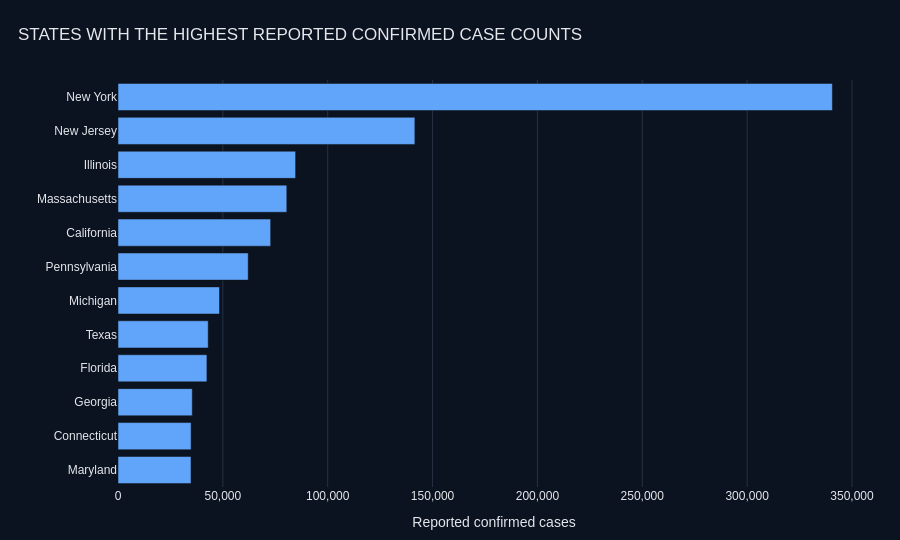

Notebook code for this chart:
### Code cell
top_states = (
    state_summary
    .head(12)
    .sort_values("confirmed")
)

fig = go.Figure(
    go.Bar(
        x=top_states["confirmed"],
        y=top_states["province_state"],
        orientation="h",
        marker_color="#60A5FA",
        customdata=top_states[["deaths"]],
        hovertemplate=(
            "<b>%{y}</b><br>"
            "Confirmed cases: %{x:,.0f}<br>"
            "Deaths: %{customdata[0]:,.0f}"
            "<extra></extra>"
        ),
    )
)

fig.update_layout(
    title={
        "text": "STATES WITH THE HIGHEST REPORTED CONFIRMED CASE COUNTS",
        "x": 0.02,
        "xanchor": "left",
    },
    template="plotly_dark",
    paper_bgcolor="#0B1220",
    plot_bgcolor="#0B1220",
    height=540,
    margin=dict(l=100, r=30, t=80, b=50),
    font=dict(
        family="Arial",
        color="#E5E7EB",
    ),
    xaxis_title="Reported confirmed cases",
    yaxis_title="",
)

fig.update_xaxes(
    gridcolor="#263244",
    zeroline=False,
    tickformat=",",
)

fig.show()

### Figure 1 — Plotly figure (JSON) as saved in the notebook; plotly's stock layout.template omitted (floating-point values rounded to 4 significant figures)
{"data": [{"customdata": [[1809], [3125], [1517], [1827], [1172], [4714], [4094], [2957], [5315], [3792], [9714], [27477]], "hovertemplate": "<b>%{y}</b><br>Confirmed cases: %{x:,.0f}<br>Deaths: %{customdata[0]:,.0f}<extra></extra>", "marker": {"color": "#60A5FA"}, "orientation": "h", "type": "bar", "x": [34812, 34855, 35427, 42402, 43020, 48391, 62101, 72798, 80497, 84694, 141560, 340661], "y": ["Maryland", "Connecticut", "Georgia", "Florida", "Texas", "Michigan", "Pennsylvania", "California", "Massachusetts", "Illinois", "New Jersey", "New York"]}], "layout": {"font": {"color": "#E5E7EB", "family": "Arial"}, "height": 540, "margin": {"b": 50, "l": 100, "r": 30, "t": 80}, "paper_bgcolor": "#0B1220", "plot_bgcolor": "#0B1220", "title": {"text": "STATES WITH THE HIGHEST REPORTED CONFIRMED CASE COUNTS", "x": 0.02, "xanchor": "left"}, "xaxis": {"gridcolor": "#263244", "tickformat": ",", "title": {"text": "Reported confirmed cases"}, "zeroline": false}, "yaxis": {"title": {"text": ""}}}}
